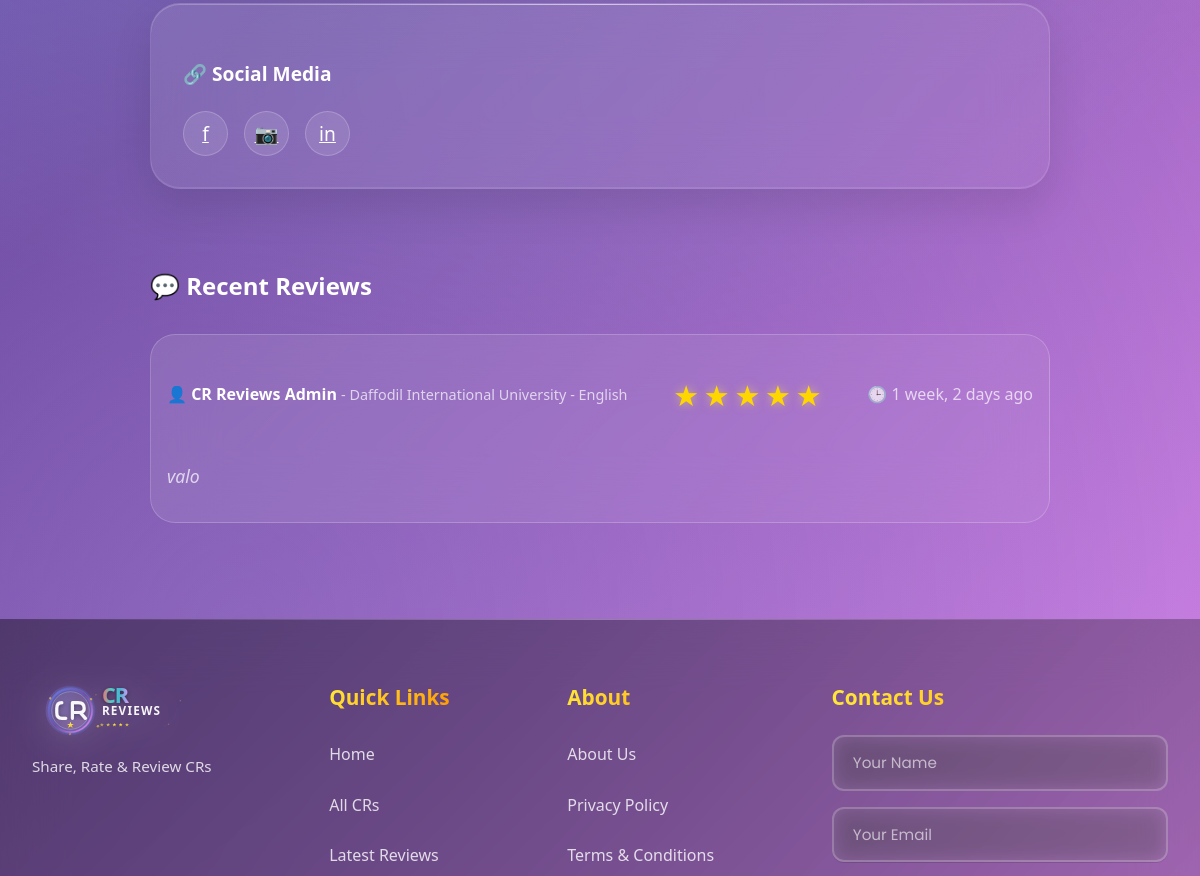
Before: /cr_profile/tamzid-ahmed-70e477/ (middle part) with the older database file.
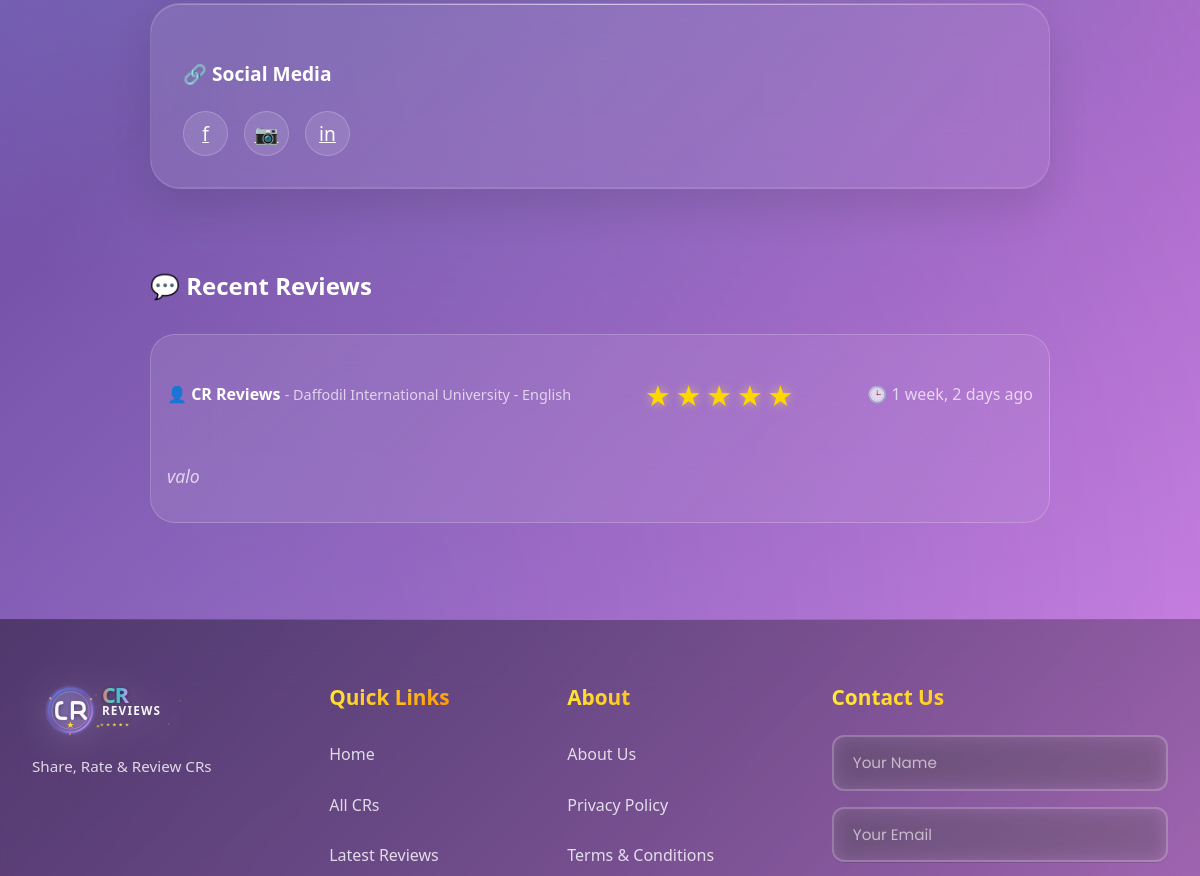
After: the same page with the newer database file.
### cr/models.py (models this page shows, shortened)
class Review(models.Model):
    user = models.ForeignKey('userprofile.User', on_delete=models.CASCADE, related_name='userreviews')
    cr_profile = models.ForeignKey(CrProfile, on_delete=models.CASCADE, related_name='cr_reviews')
    rating = models.PositiveSmallIntegerField()
    description = models.TextField(blank=True, null=True)
    is_anonymous = models.BooleanField(default=False)
    anonymous_name = models.CharField(max_length=100, blank=True, null=True)
    is_approved = models.BooleanField(default=True)  # Auto-approve non-anonymous
    reviewed_by = models.ForeignKey(
        'userprofile.User',
        on_delete=models.SET_NULL,
        null=True,
        blank=True,
        related_name='reviewed_reviews',
        help_text="Admin who approved/rejected this review"
    )
    reviewed_at = models.DateTimeField(null=True, blank=True)
    slug = models.SlugField(unique=True, blank=True)
    created_at = models.DateTimeField(auto_now_add=True)
    updated_at = models.DateTimeField(auto_now=True)
    deleted_at = models.DateTimeField(blank=True, null=True)
    class Meta:
        unique_together = [['user', 'cr_profile']]
        ordering = ['-created_at']

class University(models.Model):
    Public = "Public"
    Private = "Private"
    university_type = [
        (Public,"Public"),
        (Private,"Private"),
    ]
    title =models.CharField(max_length=100,unique=True,blank=False,null=False)
    type =models.CharField(max_length=100,choices=university_type)
    address=models.CharField(max_length=150, blank=True, null=True)
    slug=models.SlugField(max_length=254,blank=True,unique=True)
    created_at=models.DateTimeField(auto_now_add=True,blank=True,null=True)
    updated_at=models.DateTimeField(auto_now=True,blank=True,null=True)
    deleted_at=models.DateTimeField(auto_now=True,blank=True,null=True)
    def __str__(self):
        return self.title

class Department(models.Model):
    title=models.CharField(max_length=100,unique=True,blank=False,null=False)
    code=models.CharField(max_length=20,unique=True,blank=True,null=True)
    slug=models.SlugField(max_length=254,blank=True,unique=True)
    created_at=models.DateTimeField(auto_now_add=True,blank=True,null=True)
    updated_at=models.DateTimeField(auto_now=True,blank=True,null=True)
    deleted_at=models.DateTimeField(auto_now=True,blank=True,null=True)
    def __str__(self):
        return self.title

### userprofile/models.py (models this page shows, shortened)
class User(AbstractBaseUser,PermissionsMixin):
    university=models.ForeignKey(University, on_delete=models.SET_NULL,related_name='university_user',null=True,blank=True)
    department=models.ForeignKey(Department, on_delete=models.SET_NULL,related_name='department_user',null=True,blank=True)
    profile_picture = models.CharField(max_length=500, null=True, blank=True)
    first_name = models.CharField(max_length=50)
    last_name = models.CharField(max_length=50)
    gender = models.CharField(choices=[('M', 'Male'), ('F', 'Female')], max_length=10,default='M',blank=True,null=True)
    email = models.EmailField(unique=True)
    phone=models.CharField(max_length=20,null=True,blank=True)
    date_of_birth=models.DateField(null=True,blank=True)
    student_id=models.CharField(max_length=50,unique=True,null=True,blank=True)
    batch=models.CharField(max_length=20,null=True,blank=True)
    dept_batch = models.CharField(max_length=20 , blank=True, null=True)
    section=models.CharField(max_length=20,null=True,blank=True)
    bio=models.TextField(null=True,blank=True)
    facebook_url=models.URLField(default='https://www.facebook.com/')
    instagram_url=models.URLField(default='https://www.instagram.com/')
    linkedin_url=models.URLField(default='https://www.linkedin.com/')
    role=models.CharField(max_length=20, default='student')
    slug=models.SlugField(blank=True,unique=True)
    is_email_verified = models.BooleanField(default=False)
    email_verification_token = models.UUIDField(blank=True, null=True, editable=False)
    email_verification_token_created = models.DateTimeField(blank=True, null=True)
    password_reset_token = models.UUIDField(null=True, blank=True, editable=False)
    password_reset_token_created = models.DateTimeField(null=True, blank=True)
    is_active = models.BooleanField(default=True)
    is_staff = models.BooleanField(default=False)
    created_at = models.DateTimeField(auto_now_add=True)
    updated_at = models.DateTimeField(auto_now=True)
    deleted_at = models.DateTimeField(blank=True, null=True)
    USERNAME_FIELD = 'email'
    REQUIRED_FIELDS = ['first_name','last_name']
    objects = CustomUserManager()
    def get_full_name(self):
        return f"{self.first_name} {self.last_name}"

### cr/views.py (the view)
# urls.py: path('cr_profile/<str:slug>/',cr_profile,name='cr_profile'),
def cr_profile(request,slug):
    cr_profile=get_object_or_404(CrProfile,slug=slug)
    review = Review.objects.filter(cr_profile=cr_profile, is_approved=True).order_by('-created_at')
    paginator = Paginator(review,5)
    page_number = request.GET.get('page',1)
    try:
        review=paginator.page(page_number)
    except PageNotAnInteger:
        review=paginator.page(1)
    except EmptyPage:
        review=paginator.page(1)
    is_saved = False
    if request.user.is_authenticated:
        is_saved = cr_profile.saved_by.filter(user=request.user).exists()
    context={
        'cr_profile':cr_profile,
        'review':review,
        'paginator':paginator,
        'is_saved':is_saved
    }
    return render(request,'profile.html',context)

### cr/models.py (called while the page is built)
    @property
    def average_rating(self):
        avg=self.cr_reviews.aggregate(Avg('rating'))['rating__avg']
        return round(avg,1) if avg else 0

### templates/profile.html (shortened to what this page needs)
{% extends 'base.html' %}
{% load static %}
{% block content %}
    <div id="cr-profile" class="page">
        <div class="container">
            <div style="max-width: 900px; margin: 0 auto;">
                <div class="search-section">
                    <h3 class="card-title1" style="margin-top: 1.5rem;">🔗 Social Media</h3>
                    <div class="social-links">
                        <a href="{{cr_profile.facebook_url}}" class="social-btn" title="Facebook">f</a>
                        <a href="{{cr_profile.instagram_url}}" class="social-btn" title="Instagram">📷</a>
                        <a href="{{cr_profile.linkedin_url}}" class="social-btn" title="LinkedIn">in</a>
                    </div>
                </div>
<div class="section">
    <h2 style="color: white; font-size: 1.5rem; font-weight: 600; margin-bottom: 2rem;">
        💬 Recent Reviews
    </h2>
    <div id="reviews-container">
    {% for review in review %}
    <div class="review-card">
        <div class="review-header">
            <div>
                <strong>
                    {% if review.is_anonymous %}
                        {% comment %} <span style="color: rgba(255,255,255,0.9);">
                            {{ review.get_reviewer_name }}
                        </span> {% endcomment %}
                    {% elif review.user %}
                        <a href="{% url 'user_view' review.user.slug %}" style="text-decoration: none; color: inherit;">
                            👤 {{ review.user.get_full_name }}
                        </a>
                    {% else %}
                        <span style="color: rgba(255,255,255,0.9);">
                            🕶️ Anonymous User
                        </span>
                    {% endif %}
                </strong>
                {% if not review.is_anonymous and review.user %}
                    {% if review.user.university or review.user.department %}
                        <span style="color: rgba(255,255,255,0.7); font-size: 0.9rem;">
                            -
                            {% if review.user.university %}
                                {{ review.user.university }}
                            {% endif %}
                            {% if review.user.department %}
                                {% if review.user.university %} - {% endif %}
                                {{ review.user.department }}
                            {% endif %}
                        </span>
                    {% endif %}
                {% else %}
                    <span style="display: inline-block; margin-left: 0.5rem; padding: 0.25rem 0.75rem; background: rgba(255, 235, 59, 0.2); border: 1px solid rgba(255, 235, 59, 0.4); border-radius: 20px; font-size: 0.75rem; font-weight: 600; color: #ffeb3b;">
                        ANONYMOUS
                    </span>
                {% endif %}
            </div>
            <div class="rating">
                {% for i in "12345" %}
                    {% if forloop.counter <= review.rating %}
                        <span class="star filled">★</span>
                    {% else %}
                        <span class="star">☆</span>
                    {% endif %}
                {% endfor %}
            </div>
            <div style="color: rgba(255,255,255,0.7); font-weight: 400;">
                🕒 {{ review.created_at|timesince }} ago
            </div>
        </div>
        <div class="review-text">
            {{ review.description|default:"No comment provided." }}
        </div>
    </div>
    {% empty %}
    <div style="text-align: center; padding: 3rem; color: rgba(255,255,255,0.7);">
        <p style="font-size: 1.2rem; margin-bottom: 1rem;">📝 No reviews yet</p>
        <p style="font-size: 0.95rem;">Be the first to review this CR!</p>
    </div>
    {% endfor %}
</div>
</div>
            </div>
        </div>
    </div>
{% endblock content %}

Changed rows visible on the page:
changed through a linked row, Review "valo": user.get_full_name "CR Reviews Admin" → "CR Reviews"
